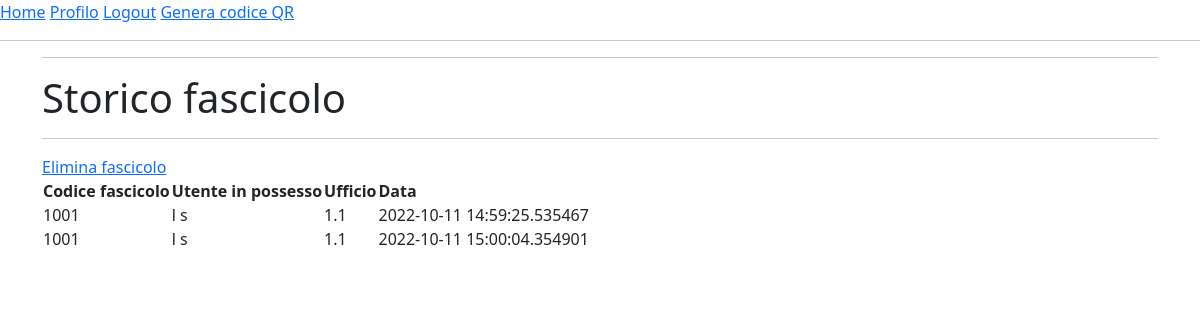
The page /fascicoli/1001 (signed in) on the database its author committed.
### app/models.py (models this page shows, shortened)
class Files(db.Model):
    id = db.Column(db.Integer, primary_key=True)
    code = db.Column(db.String(32), index=True)
    created = db.Column(db.DateTime, index=True, default=datetime.utcnow)
    user_id = db.Column(db.Integer, db.ForeignKey('user.id'))
    user_name =  db.Column(db.String(64), index=True)
    user_office = db.Column(db.String(64), index=True)

### app/fascicoli.py (the view)
@bp.route('/<code>', methods=('GET', 'POST'))
@login_required
def file_details(code):
    files = Files.query.filter_by(code=code).order_by(Files.created).all()
    return render_template('qr_generation/file_details.html', title=current_app.config["LABELS"]["storico_fascicolo"], files=files, code=code)

### app/models.py (called while the page is built)
@login.user_loader
def load_user(id):
    return User.query.get(int(id))

### app/templates/qr_generation/file_details.html
{% extends "base.html" %}
{% block content %}
    <h1>{{ config.LABELS.storico_fascicolo }}</h1>
    <hr>
    <a href="{{ url_for('fascicoli.file_delete', code=code) }}">{{ config.LABELS.elimina_fascicolo }}</a>
    <table>
        <tr>
          <th>Codice fascicolo</th>
          <th>Utente in possesso</th>
          <th>Ufficio</th>
          <th>Data</th>
        </tr>
        {% for fascicolo in files %}
        <tr>
          <td>{{ fascicolo.code }}</td>
          <td>{{ fascicolo.user_name }}</td>
          <td>{{ fascicolo.user_office }}</td>
          <td>{{ fascicolo.created }}</td>
        </tr>
        {% endfor %}
    </table>
{% endblock %}

### rows shown on the page
Files: code "1001", user_name "l s", user_office "1.1", created "2022-10-11 14:59:25.535467"
Files: code "1001", user_name "l s", user_office "1.1", created "2022-10-11 15:00:04.354901"

### other values the page prints
{{ config.LABELS.home }} "Home"
{{ config.LABELS.profilo }} "Profilo"
{{ config.LABELS.logout }} "Logout"
{{ config.LABELS.genera }} "Genera codice QR"
{{ config.LABELS.storico_fascicolo }} "Storico fascicolo"
{{ config.LABELS.elimina_fascicolo }} "Elimina fascicolo"
